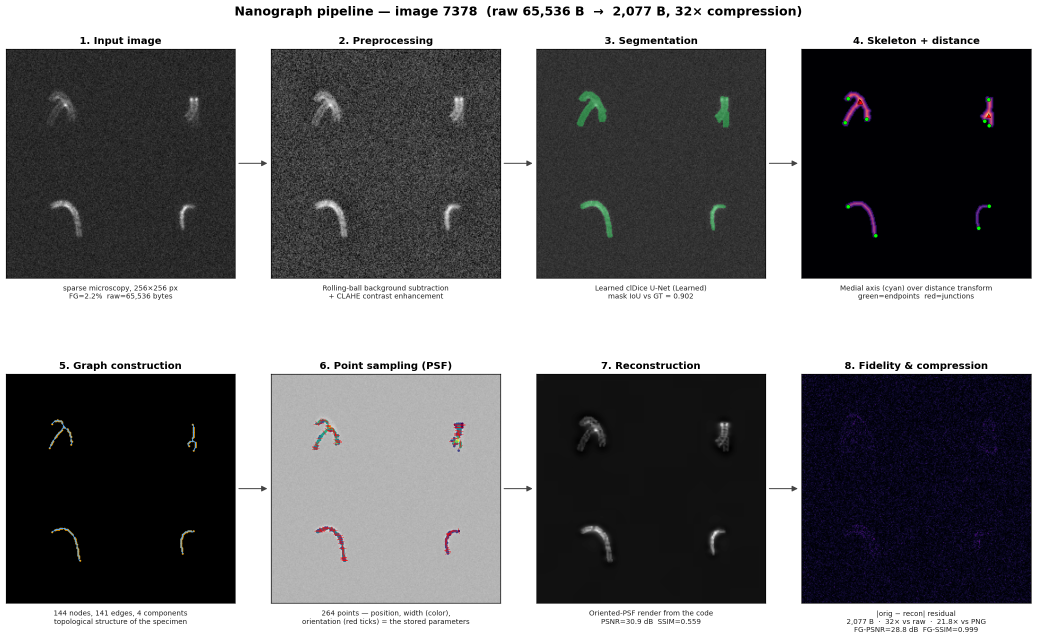
#> input picture paper/figures/pipeline_overview.png, 2073 x 1279 px, found by its file name (shown at 1/2 size)
$ python make_fig_pipeline.py
#> lines starting #> are read from the running program, lines starting #| are printed output that depends on the picture; after the words box and inside, x2 and y2 are one past the last pixel; in counts of white or black regions, pixels touching at a corner belong together
#!/usr/bin/env python3
"""Compose Figure 1: the Nanograph pipeline as one narrative diagram.

Panels are cropped from the stage montage produced by
experiments/render_pipeline_diagram.py (default: paper/figures/pipeline_overview.png)
and re-laid out as: encode path -> the stored object -> the two reads.

Usage:
    python paper/make_fig_pipeline.py \
        --stages paper/figures/pipeline_overview.png \
        --out paper/figures/fig_pipeline.png
Numbers in the labels come from --meta (JSON) if given, else from the defaults
below; make_numbers.py writes the same values as macros for the caption.
"""
import argparse
import json

import matplotlib
matplotlib.use('Agg')
import matplotlib.pyplot as plt
import numpy as np
from matplotlib.patches import FancyArrowPatch, FancyBboxPatch
from PIL import Image

INK, ACCENT, GRAPH, STORE, MUTED = '#1a1a1a', '#1f5fa8', '#b8322a', '#0f6d5c', '#6b6b6b'
DEFAULT_META = dict(image='7378', raw_bytes=65536, payload=1957, nodes=144, edges=141,
                    components=4, points=264, psnr=30.9, fg_psnr=28.8, seg_iou=0.902)


def crop_panels(path):
    """Return the eight stage panels of the montage, in order."""
#> called with path = 'paper/figures/pipeline_overview.png'
    im = Image.open(path).convert('RGB')
    a = np.asarray(im.convert('L'))
    dark = a < 235
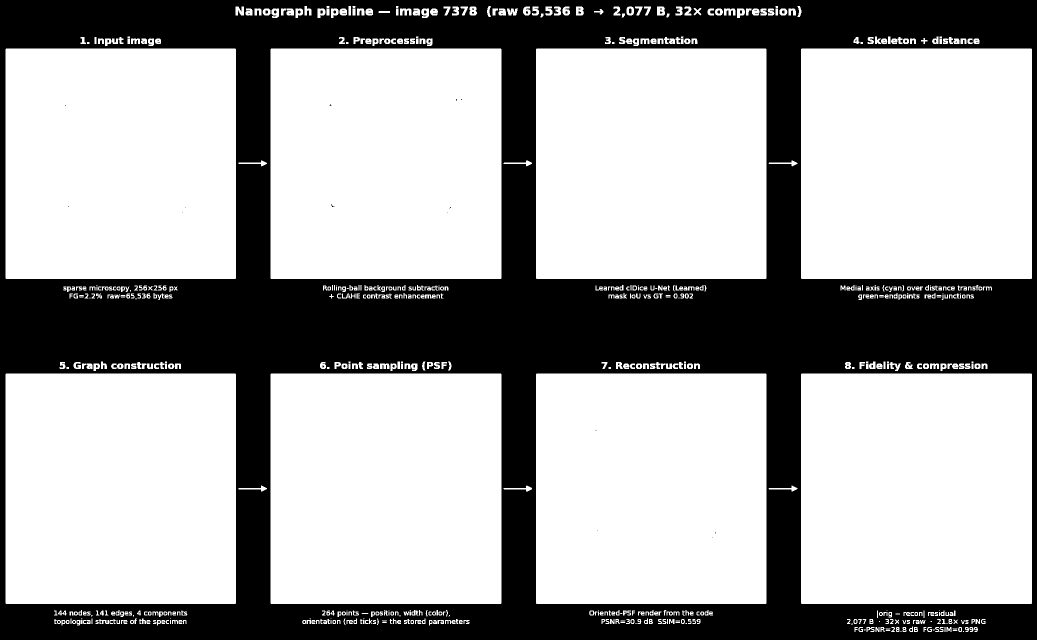
#> dark: shape (1279, 2073) bool (shown at 1/2 size); 65.8% white; 280 black regions (263 under 20 px), largest, box (x1, y1, x2, y2) and area: (0, 0, 2073, 1279) 904461, (1258, 17, 1263, 27) 46, (1181, 1223, 1186, 1229) 30
    rows = np.where(dark.sum(1) > 0.25 * dark.shape[1])[0]
#> rows = 956 values from 18 to 1247
    cols = np.where(dark.sum(0) > 0.10 * dark.shape[0])[0]
#> cols = 1846 values from 11 to 2063

    def bands(idx, gap=12, minlen=60):
#> called with idx = array of shape (956,), gap = 12, minlen = 60
        out, s, p = [], idx[0], idx[0]
#> out = []; s = 18; p = 18
        for i in idx[1:]:
            if i - p > gap:
                if p - s > minlen:
                    out.append((s, p))
                s = i
            p = i
#> this loop made 955 passes
#> (i, s, p) on pass 12: (79, 79, 79)
#> s on passes 476, 480, 951, 952: 573, 727, 1224, 1240
#> after the loop, out = [(79, 557), (727, 1207)]
        if p - s > minlen:
            out.append((s, p))
        return out

    rb, cb = bands(rows), bands(cols)
#> the loop in bands (call 2), `for i in idx[1:]:` made 1845 passes
#> s on passes 461, 923, 1384: 541, 1072, 1602
#> rb = [(79, 557), (727, 1207)]; cb = [(11, 471), (541, 1002), (1072, 1532), (1602, 2063)]
    panels = []
    for r0, r1 in rb[:2]:
        for c0, c1 in cb[:4]:
            sub = np.asarray(im.crop((c0, r0, c1, r1)).convert('L'))
            solid = np.where((sub < 235).mean(1) > 0.6)[0]   # the image block, not its title
            if len(solid) > 30:
                panels.append(im.crop((c0, r0 + solid[0], c1, r0 + solid[-1] + 1)))
            else:
                panels.append(im.crop((c0, r0, c1, r1)))
#> this loop made 2 passes
#> after the loop, panels = 8 items
    return panels


FIGW, FIGH = 7.2, 7.4


def put(ax, img, x, y, w, edge=None):
    """Place an image with its left-top at (x, y); returns the bottom y."""
    ar = img.size[1] / img.size[0]
    h = w * ar * FIGW / FIGH
    box = ax.inset_axes([x, y - h, w, h], transform=ax.transAxes)
    box.imshow(img)
    box.set_xticks([]); box.set_yticks([])
    for s in box.spines.values():
        s.set_color(edge or '#cccccc'); s.set_linewidth(1.2 if edge else 0.6)
    return y - h


def arrow(ax, x0, y0, x1, y1, color=MUTED, style='-|>', lw=1.3, rad=0.0):
    ax.add_patch(FancyArrowPatch((x0, y0), (x1, y1), transform=ax.transAxes,
                                 arrowstyle=style, mutation_scale=12, lw=lw,
                                 color=color, connectionstyle=f'arc3,rad={rad}',
                                 shrinkA=2, shrinkB=2, zorder=5))


def box(ax, x, y, w, h, color, alpha=.06, lw=1.0, ls='-'):
    ax.add_patch(FancyBboxPatch((x, y), w, h, transform=ax.transAxes,
                                boxstyle='round,pad=0.008,rounding_size=0.012',
                                fc=color, ec=color, alpha=alpha, lw=0, zorder=0))
    ax.add_patch(FancyBboxPatch((x, y), w, h, transform=ax.transAxes,
                                boxstyle='round,pad=0.008,rounding_size=0.012',
                                fc='none', ec=color, lw=lw, ls=ls, zorder=1))


def txt(ax, x, y, s, size=8, color=INK, weight='normal', ha='left', va='bottom', style='normal'):
    ax.text(x, y, s, transform=ax.transAxes, fontsize=size, color=color,
            fontweight=weight, ha=ha, va=va, style=style, zorder=6)


def node_record(ax, x, y, w, meta):
    """Schematic of one stored node record plus its edge."""
    fields = [('x, y', 'position'), ('w', 'width'), ('I', 'intensity'), (r'$\theta$', 'orientation')]
    cw = w / len(fields)
    for i, (sym, lab) in enumerate(fields):
        ax.add_patch(FancyBboxPatch((x + i * cw, y), cw * 0.94, 0.045, transform=ax.transAxes,
                                    boxstyle='round,pad=0.002,rounding_size=0.004',
                                    fc='white', ec=STORE, lw=1.0, zorder=4))
        txt(ax, x + i * cw + cw * 0.47, y + 0.0135, sym, 8.5, STORE, 'bold', ha='center')
        txt(ax, x + i * cw + cw * 0.47, y - 0.019, lab, 6.6, MUTED, ha='center')
    return y + 0.045


def main():
    ap = argparse.ArgumentParser()
    ap.add_argument('--stages', default='paper/figures/pipeline_overview.png')
    ap.add_argument('--meta', default=None)
    ap.add_argument('--out', default='paper/figures/fig_pipeline.png')
    a = ap.parse_args()
    meta = dict(DEFAULT_META)
    if a.meta:
        meta.update(json.load(open(a.meta)))
    p = crop_panels(a.stages)
#> p = 8 items
    inp, seg, skel, graph, recon = p[0], p[2], p[3], p[4], p[6]
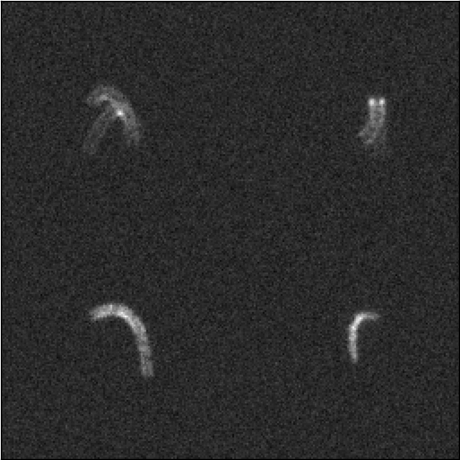
#> inp: PIL image 460x460 RGB; min 0, max 252, mean 43.1
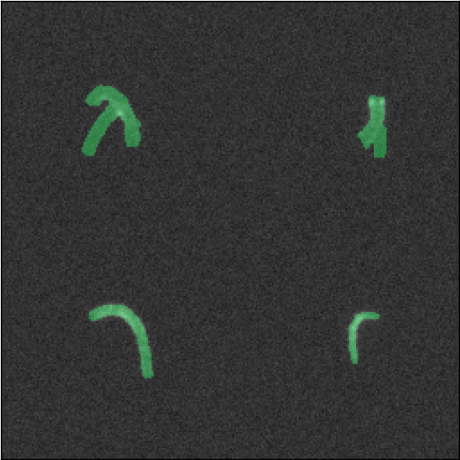
#> seg: PIL image 460x460 RGB; mean R, G, B 50.2, 52.1, 50.8
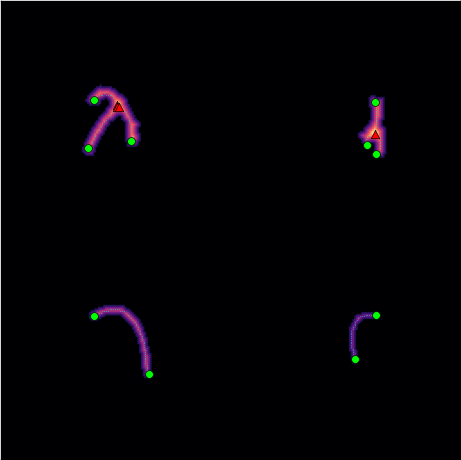
#> skel: PIL image 461x460 RGB; mean R, G, B 3.1, 2.1, 6
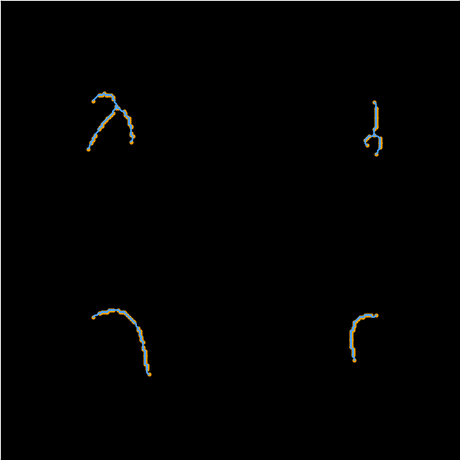
#> graph: PIL image 460x460 RGB; mean R, G, B 2, 2, 1.8
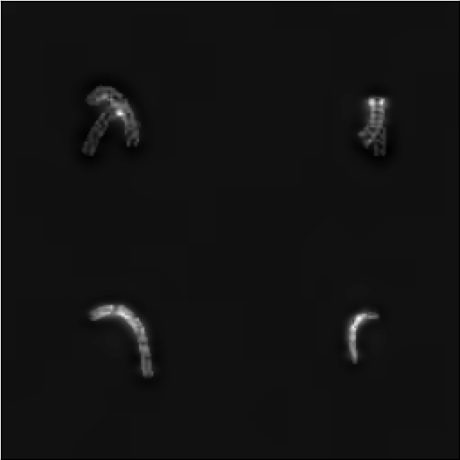
#> recon: PIL image 460x460 RGB; min 0, max 249, mean 18.7

    fig = plt.figure(figsize=(7.2, 7.4))
    ax = fig.add_axes([0, 0, 1, 1]); ax.axis('off')

    # ---------------- encode path -------------------------------------------
    txt(ax, .035, .965, 'ENCODE   the image is reduced once', 8.5, MUTED, 'bold')
    xs, w, ytop = [.035, .275, .515, .755], .19, .945
    labels = [('Input image', f"sparse fluorescence\n{meta['raw_bytes']:,} bytes"),
              ('Foreground', f"learned clDice U-Net\nmask IoU {meta['seg_iou']:.2f}"),
              ('Medial axis', 'skeleton + distance\ntransform gives width'),
              ('Attributed graph', f"{meta['nodes']} nodes, {meta['edges']} edges,\n"
                                   f"{meta['components']} components")]
    ybot = ytop - .03
    for x, img, (t, sub) in zip(xs, [inp, seg, skel, graph], labels):
        ybot = put(ax, img, x, ytop - .03, w, edge=GRAPH if t == 'Attributed graph' else None)
        txt(ax, x, ytop - .022, t, 8.4, INK, 'bold')
        txt(ax, x, ybot - .042, sub, 6.9, MUTED)
#> this loop made 4 passes
#> (x, t, ar in put, h in put, ybot) on passes 1 to 4: (0.035, 'Input image', 1, 0.185, 0.73), (0.275, 'Foreground', 1, 0.185, 0.73), (0.515, 'Medial axis', 0.998, 0.184, 0.731), (0.755, 'Attributed graph', 1, 0.185, 0.73)
    ymid = (ytop - .03 + ybot) / 2
#> ymid = 0.823
    for x in xs[:-1]:
        arrow(ax, x + w + .006, ymid, x + .24 - .006, ymid)

    # ---------------- the stored object -------------------------------------
    box(ax, .035, .455, .93, .215, STORE, alpha=.05)  # stored-object band
    txt(ax, .055, .638, 'THE STORED OBJECT', 8.5, STORE, 'bold')
    txt(ax, .252, .6385, f"— the graph itself, {meta['payload']:,} bytes "
                        f"({meta['raw_bytes'] // meta['payload']}× smaller than the array)",
        8, MUTED)
    arrow(ax, .945, .700, .945, .676, GRAPH)

    txt(ax, .055, .592, 'per node', 7.2, INK, 'bold')
    node_record(ax, .055, .535, .42, meta)
    txt(ax, .055, .487, f"× {meta['nodes']} nodes, delta-coded along the graph", 6.9, MUTED)

    txt(ax, .525, .592, 'per edge', 7.2, INK, 'bold')
    ax.add_patch(FancyBboxPatch((.525, .535), .14, .045, transform=ax.transAxes,
                                boxstyle='round,pad=0.002,rounding_size=0.004',
                                fc='white', ec=STORE, lw=1.0, zorder=4))
    txt(ax, .595, .5485, 'i → j', 8.5, STORE, 'bold', ha='center')
    txt(ax, .595, .516, 'connectivity', 6.6, MUTED, ha='center')

    txt(ax, .70, .592, 'plus', 7.2, INK, 'bold')
    for i, (s, lab) in enumerate([('16×16', 'background field'), ('DCT', 'foreground residual')]):
        ax.add_patch(FancyBboxPatch((.70 + i * .135, .535), .12, .045, transform=ax.transAxes,
                                    boxstyle='round,pad=0.002,rounding_size=0.004',
                                    fc='white', ec=MUTED, lw=1.0, zorder=4))
        txt(ax, .76 + i * .135, .5485, s, 8, MUTED, 'bold', ha='center')
        txt(ax, .76 + i * .135, .516, lab, 6.6, MUTED, ha='center')
    txt(ax, .525, .487, 'no pixel array is kept; the decoder rebuilds the graph from this stream',
        6.9, MUTED, style='italic')

    # ---------------- the two reads -----------------------------------------
    arrow(ax, .30, .452, .22, .405, STORE, rad=.12)
    arrow(ax, .70, .452, .78, .405, ACCENT, rad=-.12)
    txt(ax, .035, .385, 'READ THE STRUCTURE   directly, no pixels touched', 8.5, STORE, 'bold')
    txt(ax, .60, .385, 'RENDER THE IMAGE   on demand', 8.5, ACCENT, 'bold')

    box(ax, .035, .085, .50, .285, STORE, alpha=.04, ls=':')
    rows = [(r'$\beta_0 = %d$' % meta['components'], 'connected components, counted on the graph'),
            (r'$\beta_1 = |E| - |V| + \beta_0$', 'cycle rank: path redundancy of the network'),
            ('mean width, edge length', 'per-edge morphometry in stored units'),
            ('junction degrees', 'branching pattern of the network')]
    for i, (sym, lab) in enumerate(rows):
        y = .330 - i * .055
        txt(ax, .06, y, sym, 8.2, STORE, 'bold')
        txt(ax, .06, y - .023, lab, 6.9, MUTED)
    txt(ax, .06, .092, 'exact properties of the stored graph: no re-segmentation,\n'
                       'no re-tracing, identical on every read', 6.9, INK, style='italic')

    rb = put(ax, recon, .625, .360, .17, edge=ACCENT)
#> rb = 0.195
    txt(ax, .625, rb - .035, 'elliptical PSFs placed at the nodes,', 6.9, MUTED)
    txt(ax, .625, rb - .060, 'each aligned to its stored orientation', 6.9, MUTED)
    txt(ax, .625, rb - .092, f"PSNR {meta['psnr']:.1f} dB · FG-PSNR {meta['fg_psnr']:.1f} dB",
        7.2, ACCENT, 'bold')

    # ---------------- contrast strip ----------------------------------------
    box(ax, .035, .012, .93, .055, MUTED, alpha=.05, lw=0.8, ls='-')
    txt(ax, .055, .045, 'pixel codec:', 7.2, MUTED, 'bold')
    txt(ax, .155, .045, 'bytes → decode → segment → trace → estimate descriptors  (re-derived, tool-dependent)',
        7.2, MUTED)
    txt(ax, .055, .022, r'$\bf{Nanograph}$:', 7.2, STORE)
    txt(ax, .155, .022, 'bytes → read descriptors  ·  bytes → render image   (stored once, then read)',
        7.2, STORE)

    fig.savefig(a.out, dpi=300)
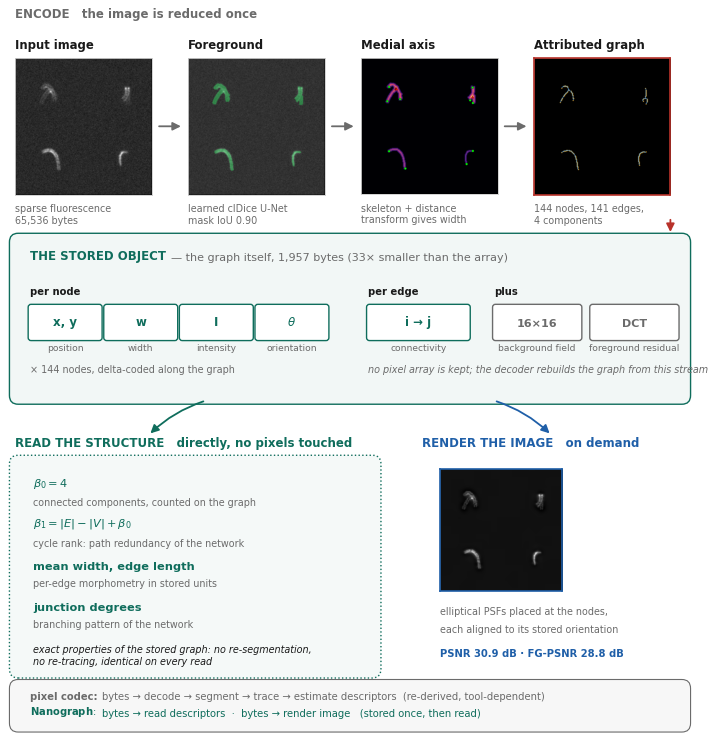
#> figure drawn by matplotlib, 1 panel
    fig.savefig(a.out.replace('.png', '.pdf'))
    print('wrote', a.out)


if __name__ == '__main__':
    main()
